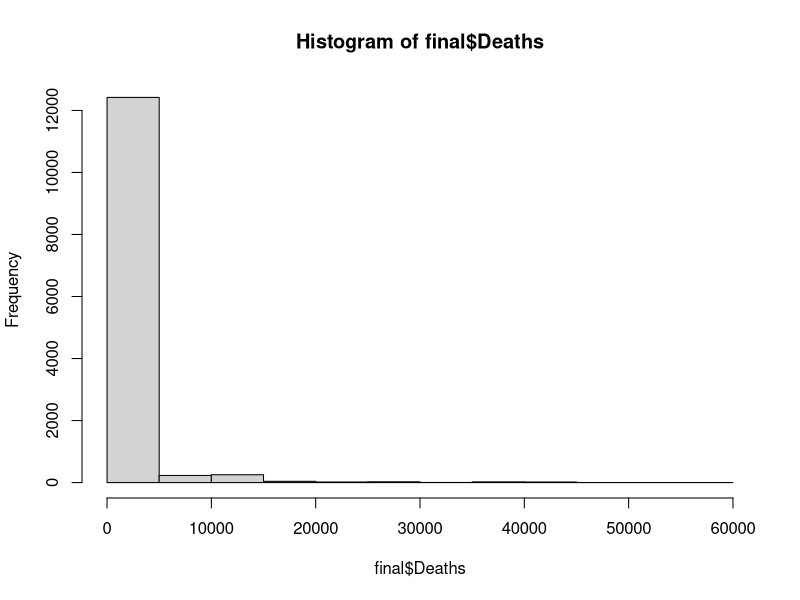

Generate this figure with R: (Note: this script raises an error after producing the figure.)
## ---- chunk 1
knitr::opts_chunk$set(echo = TRUE)
library(MASS)
## ---- chunk 2
final <- read.csv("finalModelData.csv")
## ---- chunk 3
#check for na values
sum(is.na(final))

#looking at distribution of response/ check for overdispersion and excess zeros
summary(final$Deaths, na.rm = T)
hist(final$Deaths)
length(final[final$Deaths == 0,])
mean(final$Deaths, na.rm = T)
var(final$Deaths, na.rm = T)

## ---- chunk 4
#first model: no interactions ----
#first try Poisson
modelP1 <- glm(Deaths ~ as.factor(Cause_of_Death) + as.factor(Gender) + as.factor(Age) + as.factor(Race) + COVID + offset(log(Population)),
               family = "poisson"(link = "log"),
               data = final)
summary(modelP1)
anova(modelP1)

#check for overdispersion pt 2
modelP1$deviance/modelP1$df.residual #117.2301 > 1, so we have an issue with overdispersion


#now try Neg Binomial
modelNB1 <- glm.nb(Deaths ~ as.factor(Cause_of_Death) + as.factor(Gender) + as.factor(Age) + as.factor(Race) + offset(log(Population)), 
                 link = log,
                 data = final)

summary(modelNB1)
